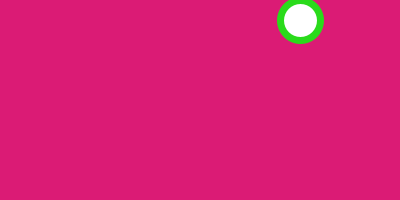
Frame 1 (no input)
Frame 60 (the mouse pressed at the canvas centre just before this capture): blank canvas, image omitted
Frame 120 (the mouse held since frame 60 and released just before this capture): blank canvas, image omitted

The Processing sketch that drew this single still picture (run headless with seeded random() and noise(); from frame 60 on, the mouse is pressed at the canvas centre):

// Processing sketch: New_directions_for_moving_circle
// ── New_directions_for_moving_circle.pde
float circle_x = 300;
float circle_y = 20;

void setup () {
  size (400,200);
  stroke (#2ADB1B);
  strokeWeight(7);
}

void draw () {
  background (#DB1B75);
  ellipse(circle_x, circle_y, 40, 40);
  circle_x = circle_x - 2;
  circle_y = circle_y - 2;
}
